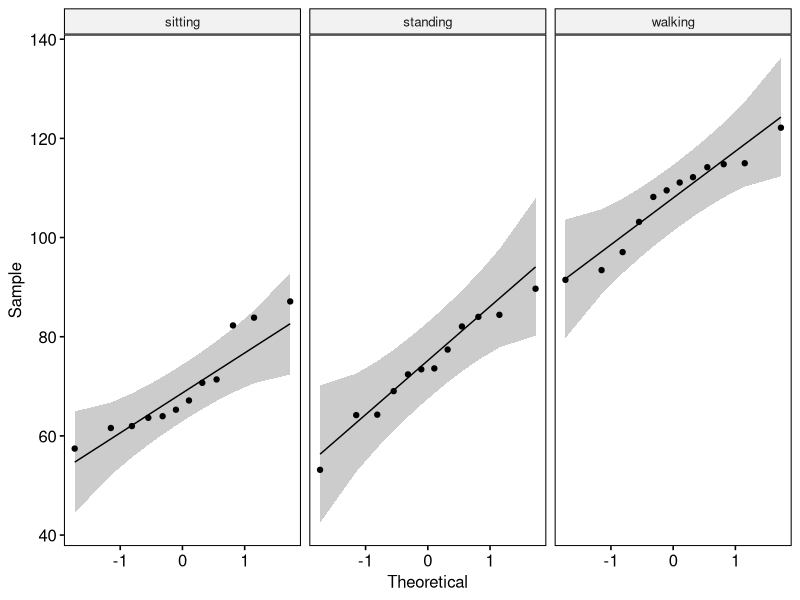
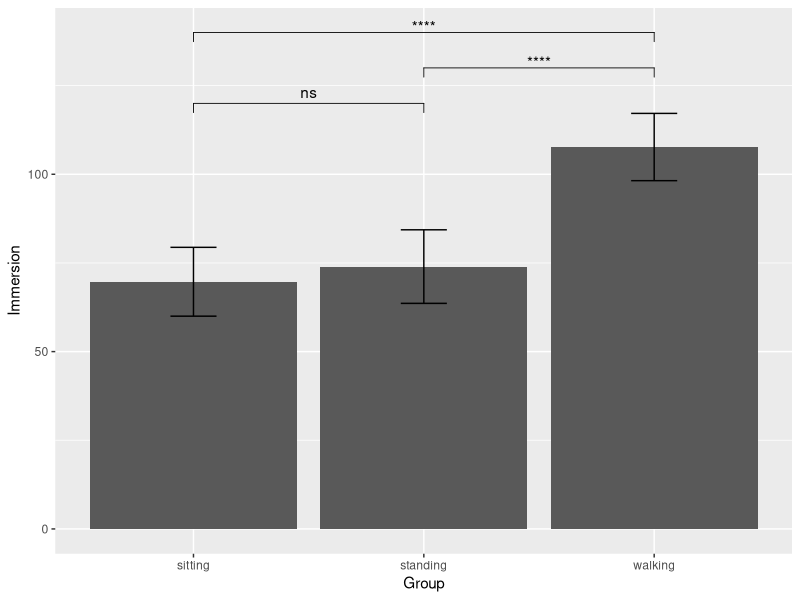

Write R code to recreate these figures, in order.
library(rstatix)
library(ggplot2)
library(ggpubr)
library(rstatix)

set.seed(5)
my_data<-data.frame(immersion = c(rnorm(12,70,10),rnorm(12,75,10),rnorm(12,100,10)), group = gl(3,12, labels = c("sitting","standing","walking")))
my_data

#Test: One-Way ANOVA. Multiple independent groups, testing for significant differences between each

get_summary_stats(group_by(my_data,group))

#Find Outliers
identify_outliers(group_by(my_data,group),immersion)
#No Outliers, first assumption passed

#Test Normality
shapiro_test(group_by(my_data,group),immersion)
#P values are above 0.05, normality achieved

ggqqplot(my_data, "immersion", facet.by = "group")
#
stat.test<-aov(immersion ~ group, data = my_data) %>%tukey_hsd()
ggplot(my_data, aes(group, immersion)) + stat_summary(fun= mean, geom= "bar") + stat_summary(fun.data= mean_sd, geom= "errorbar", width = 0.2) + labs(x = "Group", y = "Immersion") +stat_pvalue_manual(stat.test, label = "p.adj.signif", y.position= c(120, 140, 130))

